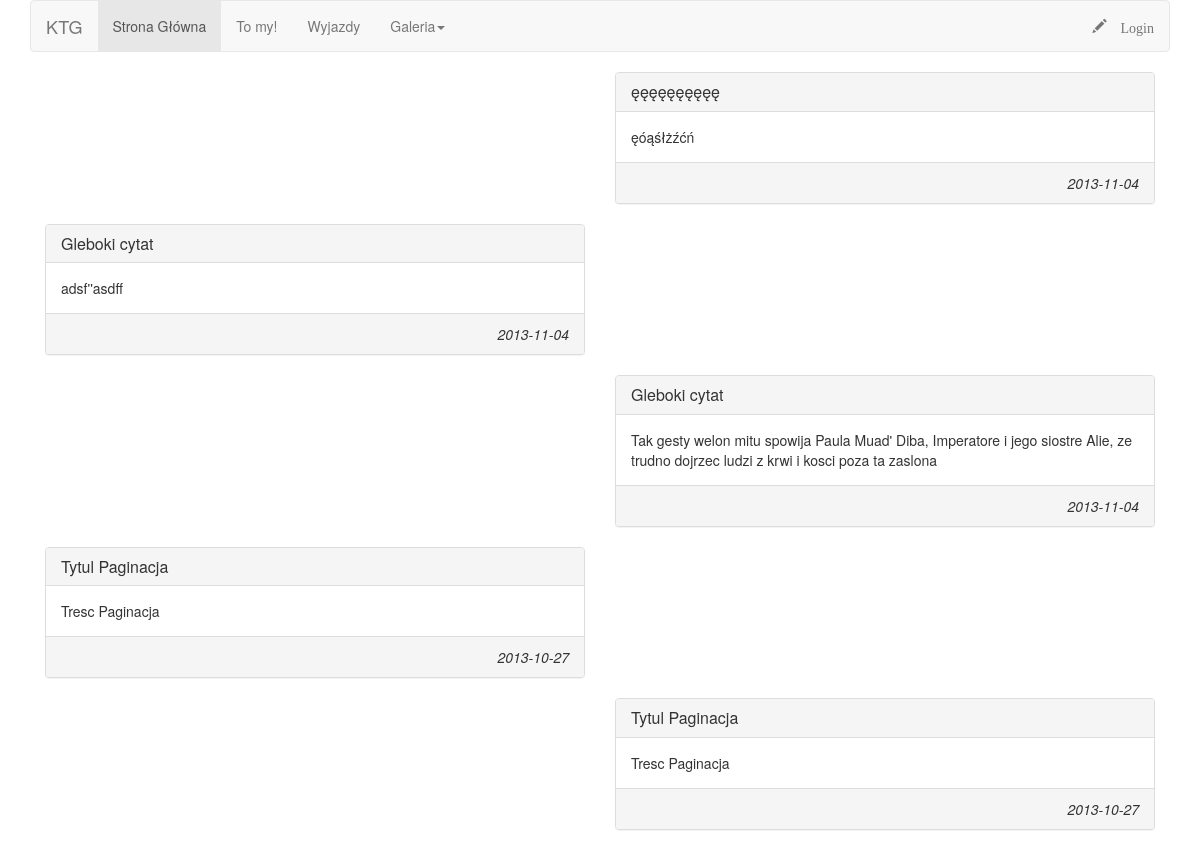
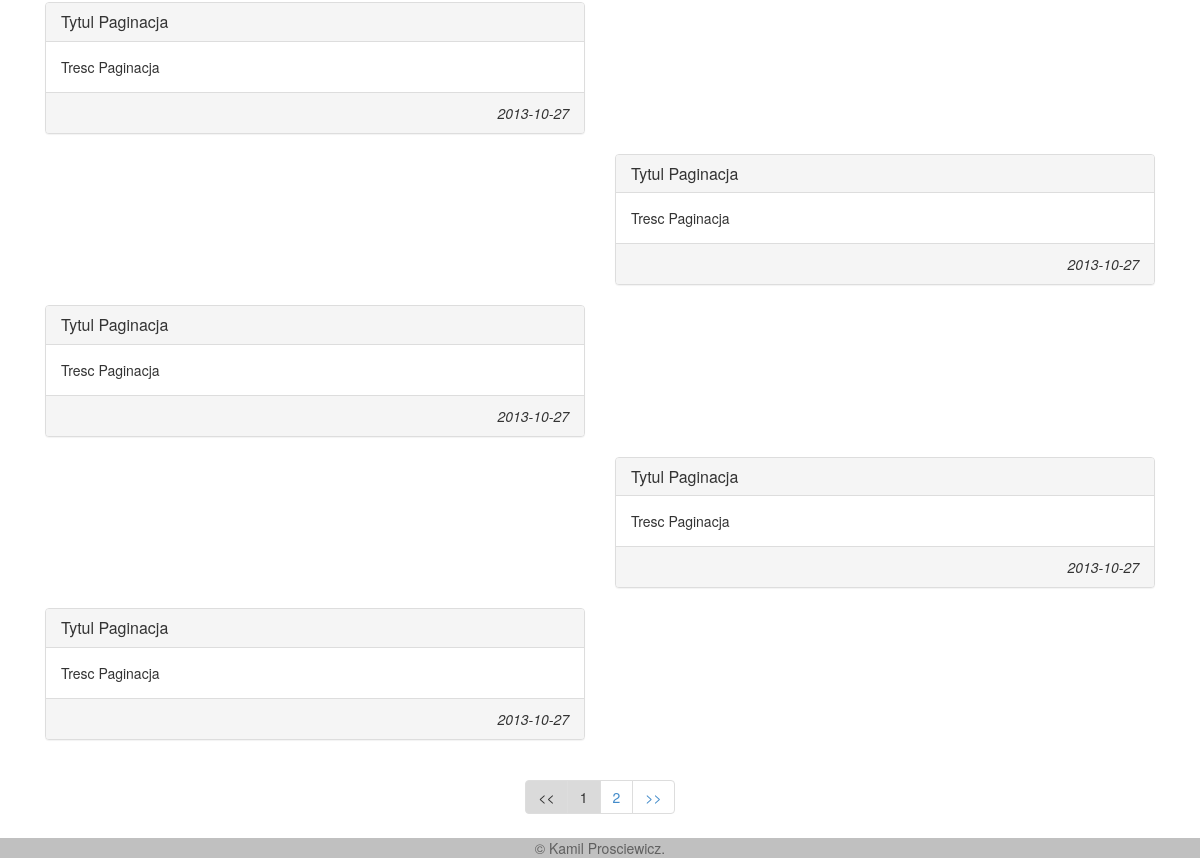
Before: / with the older database file (2 pictures, top to bottom).
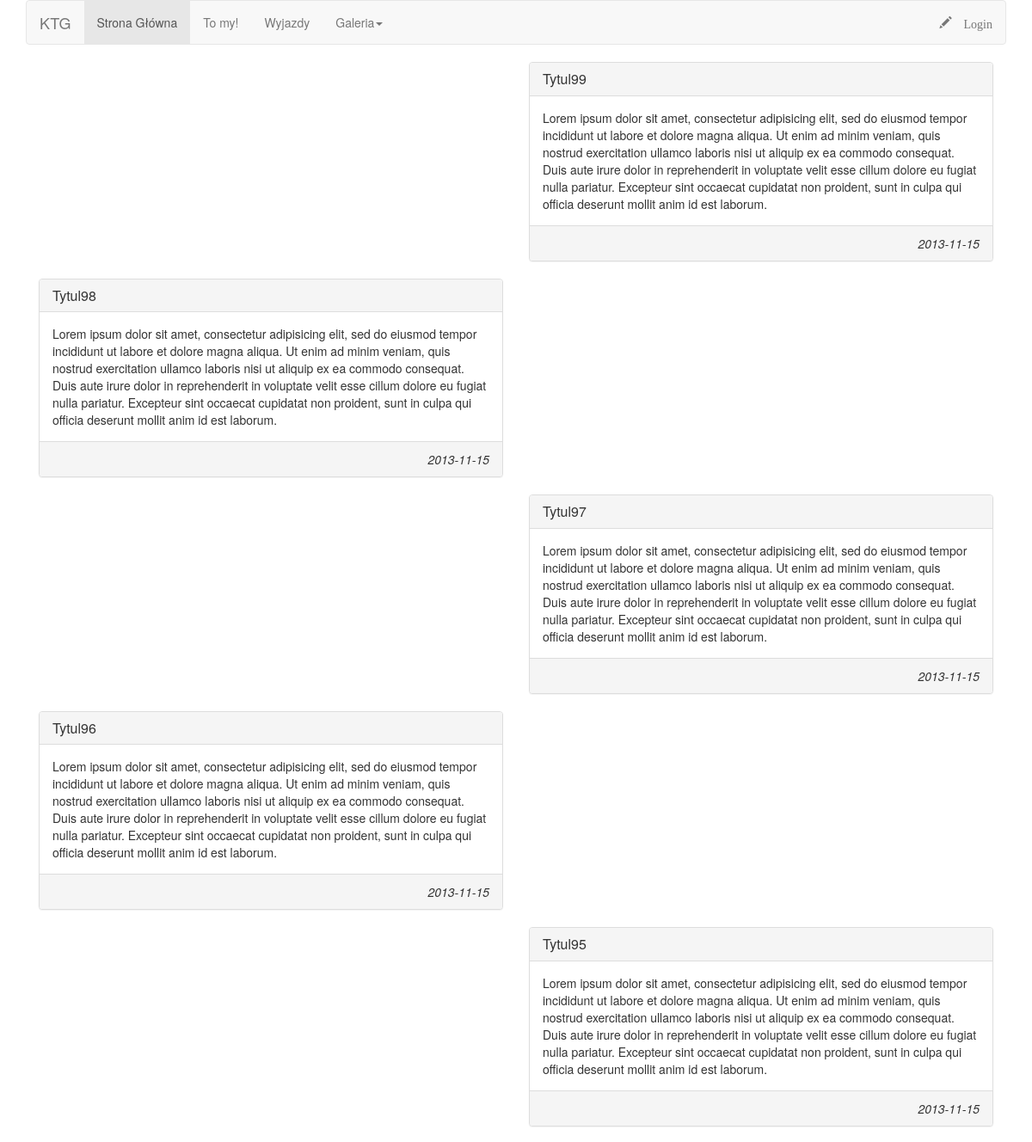
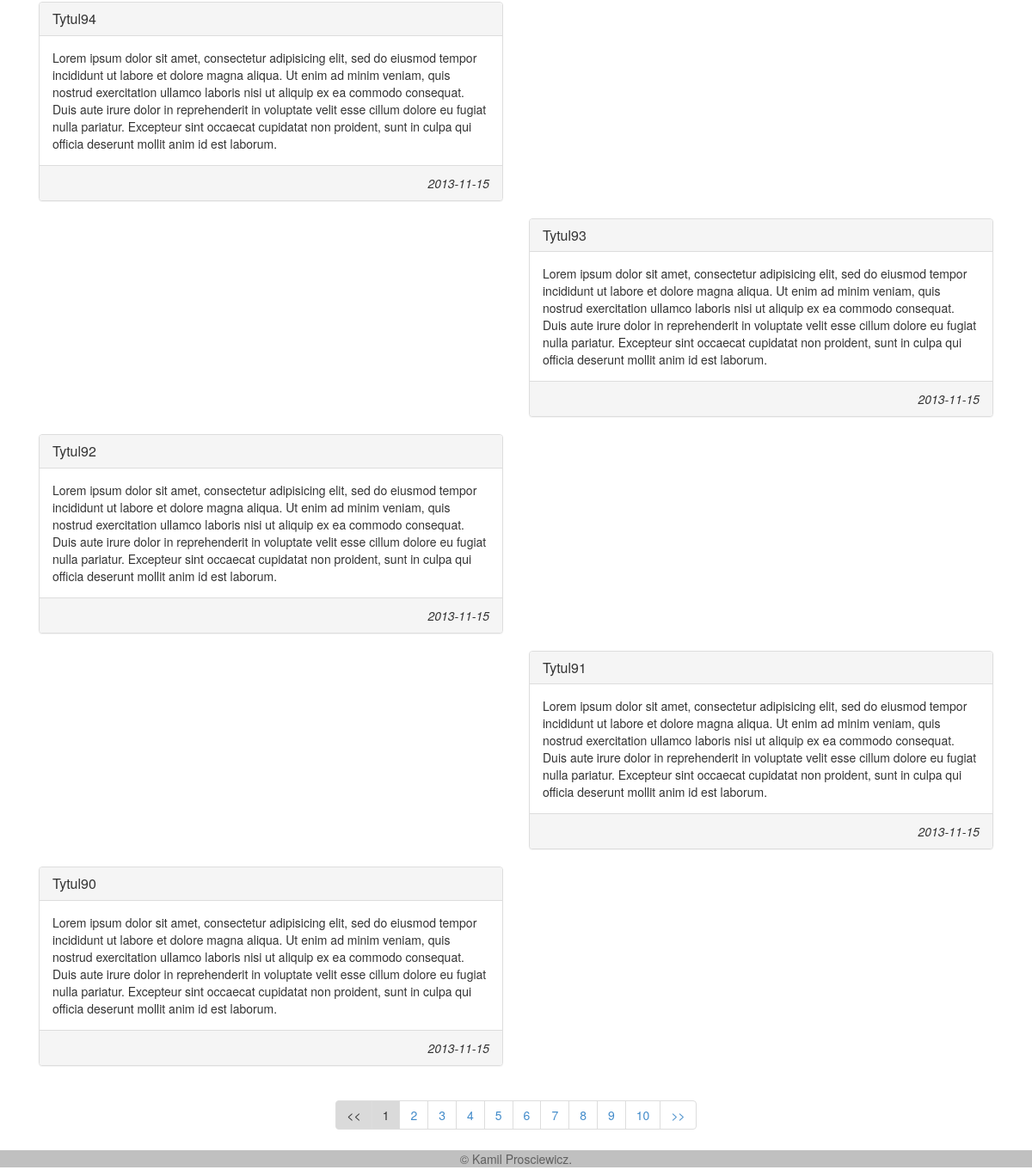
After: the same page with the newer database file (2 pictures, top to bottom).
### tables this page shows
CREATE TABLE IF NOT EXISTS `posts` (
  `id` int(10) unsigned NOT NULL AUTO_INCREMENT,
  `tytul` text NOT NULL,
  `tresc` text NOT NULL,
  `created` date NOT NULL,
  PRIMARY KEY (`id`)
);

### index.php (the view, shortened to what this page needs)
<?php
require 'dbConn.inc.php';
?>
<!DOCTYPE html>
<html lang="en">
  <head>
    <link href="bootstrap/dist/css/bootstrap.css" rel="stylesheet">
    <link href="style.css" rel="stylesheet">
  </head>
  <body>
    <div class="container">
    <?php require 'header.php'; ?>
	<?php
	$tbl_name="posts";
	$adjacents = 2;
	$zapytanie = $pdo->query("SELECT * FROM posts");
    $total_pages = $zapytanie->rowCount();
	$targetpage = "index.php";
	$limit = 10;
	$page = $_GET['page'];
	if($page)
		$start = ($page - 1) * $limit;
	else
		$start = 0;
	$posts = $pdo->query("SELECT * FROM $tbl_name ORDER BY id DESC LIMIT $start, $limit");
	$prev = $page - 1;
	$next = $page + 1;
	$lastpage = ceil($total_pages/$limit);
	$pagination = "";
	if($lastpage > 1)
	{
		$pagination .= "<ul class=\"pagination\">";
		if ($page > 1)
			$pagination.= "<li><a href=\"$targetpage?page=$prev\"> << </a></li>";
		else
			$pagination.= "<li><span class=\"disabled\"> << </span></li>";
		if ($lastpage < 7 + ($adjacents * 2))
		{
			for ($counter = 1; $counter <= $lastpage; $counter++)
			{
				if ($counter == $page)
					$pagination.= "<li><span class=\"current\">$counter</span></li>";
				else
					$pagination.= "<li><a href=\"$targetpage?page=$counter\">$counter</a></li>";
			}
		}
		if ($page < $counter - 1)
			$pagination.= "<li><a href=\"$targetpage?page=$next\"> >> </a></li>";
		else
			$pagination.= "<li><span class=\"disabled\"> >> </span></li>";
		$pagination.= "</ul>\n";
	}
?>
	<?php
		$licznik = 0;
		foreach($posts->fetchAll() as $row){
	            echo '<div id = "row">';
	            if ($licznik%2==1) {
	              echo '<div class="col-md-6">';
	            }else{
	              echo '<div class="col-md-6 col-md-offset-6">';
	            }
	            echo '<div class="panel panel-default">';
	            echo  '<div class="panel-heading">';
	            echo   '<h3 class="panel-title">'.stripslashes($row['tytul']).'</h3>';
	            echo  '</div>';
	            echo  '<div class="panel-body">';
	            echo    stripslashes($row['tresc'].'<br>');
	            echo  '</div>';
	            echo  '<div class="panel-footer">';
	            echo    '<div class = "created"><i>'.$row['created'].'</i></div>';
	            echo  '</div>';
	            echo  '</div>';
	            echo  '</div>';
	            echo '</div>';
	            $licznik++;
	        }
	?>
</div>
	<?php echo '<center>'.$pagination.'</center>'; ?>
    <?php require 'footer.php'; ?>
  </body>
</html>

Changed rows visible on the page:
no longer on this page (row edited): posts: tytul "ęęęęęęęęęę", tresc "ęóąśłżźćń", created "2013-11-04"
no longer on this page (row edited): posts: tytul "Gleboki cytat", tresc "adsf''asdff", created "2013-11-04"
no longer on this page (row edited): posts: tytul "Gleboki cytat", tresc "Tak gesty welon mitu spowija Paula Muad' Diba, Imperatore i jego siostre Alie, ze trudno dojrzec ludzi z krwi i kosci poza ta zaslona", created "2013-11-04"
no longer on this page (row edited): posts: tytul "Tytul Paginacja", tresc "Tresc Paginacja", created "2013-10-27"
no longer on this page (row edited): posts: tytul "Tytul Paginacja", tresc "Tresc Paginacja", created "2013-10-27"
no longer on this page (row edited): posts: tytul "Tytul Paginacja", tresc "Tresc Paginacja", created "2013-10-27"
no longer on this page (row edited): posts: tytul "Tytul Paginacja", tresc "Tresc Paginacja", created "2013-10-27"
no longer on this page (row edited): posts: tytul "Tytul Paginacja", tresc "Tresc Paginacja", created "2013-10-27"
no longer on this page (row edited): posts: tytul "Tytul Paginacja", tresc "Tresc Paginacja", created "2013-10-27"
no longer on this page (row edited): posts: tytul "Tytul Paginacja", tresc "Tresc Paginacja", created "2013-10-27"
added posts: tytul "Tytul99", tresc "Lorem ipsum dolor sit amet, consectetur adipisicing elit, sed do eiusmod tempor incididunt ut labore et dolore magna aliqua. Ut enim ad minim veniam, quis nostrud exercitation ullamco laboris nisi ut aliquip ex ea commodo consequat. Duis aute irure dolor in reprehenderit in voluptate velit esse cillum dolore eu fugiat nulla pariatur. Excepteur sint occaecat cupidatat non proident, sunt in culpa qui officia deserunt mollit anim id est laborum.", created "2013-11-15"
added posts: tytul "Tytul98", tresc "Lorem ipsum dolor sit amet, consectetur adipisicing elit, sed do eiusmod tempor incididunt ut labore et dolore magna aliqua. Ut enim ad minim veniam, quis nostrud exercitation ullamco laboris nisi ut aliquip ex ea commodo consequat. Duis aute irure dolor in reprehenderit in voluptate velit esse cillum dolore eu fugiat nulla pariatur. Excepteur sint occaecat cupidatat non proident, sunt in culpa qui officia deserunt mollit anim id est laborum.", created "2013-11-15"
added posts: tytul "Tytul97", tresc "Lorem ipsum dolor sit amet, consectetur adipisicing elit, sed do eiusmod tempor incididunt ut labore et dolore magna aliqua. Ut enim ad minim veniam, quis nostrud exercitation ullamco laboris nisi ut aliquip ex ea commodo consequat. Duis aute irure dolor in reprehenderit in voluptate velit esse cillum dolore eu fugiat nulla pariatur. Excepteur sint occaecat cupidatat non proident, sunt in culpa qui officia deserunt mollit anim id est laborum.", created "2013-11-15"
added posts: tytul "Tytul96", tresc "Lorem ipsum dolor sit amet, consectetur adipisicing elit, sed do eiusmod tempor incididunt ut labore et dolore magna aliqua. Ut enim ad minim veniam, quis nostrud exercitation ullamco laboris nisi ut aliquip ex ea commodo consequat. Duis aute irure dolor in reprehenderit in voluptate velit esse cillum dolore eu fugiat nulla pariatur. Excepteur sint occaecat cupidatat non proident, sunt in culpa qui officia deserunt mollit anim id est laborum.", created "2013-11-15"
added posts: tytul "Tytul95", tresc "Lorem ipsum dolor sit amet, consectetur adipisicing elit, sed do eiusmod tempor incididunt ut labore et dolore magna aliqua. Ut enim ad minim veniam, quis nostrud exercitation ullamco laboris nisi ut aliquip ex ea commodo consequat. Duis aute irure dolor in reprehenderit in voluptate velit esse cillum dolore eu fugiat nulla pariatur. Excepteur sint occaecat cupidatat non proident, sunt in culpa qui officia deserunt mollit anim id est laborum.", created "2013-11-15"
added posts: tytul "Tytul94", tresc "Lorem ipsum dolor sit amet, consectetur adipisicing elit, sed do eiusmod tempor incididunt ut labore et dolore magna aliqua. Ut enim ad minim veniam, quis nostrud exercitation ullamco laboris nisi ut aliquip ex ea commodo consequat. Duis aute irure dolor in reprehenderit in voluptate velit esse cillum dolore eu fugiat nulla pariatur. Excepteur sint occaecat cupidatat non proident, sunt in culpa qui officia deserunt mollit anim id est laborum.", created "2013-11-15"
added posts: tytul "Tytul93", tresc "Lorem ipsum dolor sit amet, consectetur adipisicing elit, sed do eiusmod tempor incididunt ut labore et dolore magna aliqua. Ut enim ad minim veniam, quis nostrud exercitation ullamco laboris nisi ut aliquip ex ea commodo consequat. Duis aute irure dolor in reprehenderit in voluptate velit esse cillum dolore eu fugiat nulla pariatur. Excepteur sint occaecat cupidatat non proident, sunt in culpa qui officia deserunt mollit anim id est laborum.", created "2013-11-15"
added posts: tytul "Tytul92", tresc "Lorem ipsum dolor sit amet, consectetur adipisicing elit, sed do eiusmod tempor incididunt ut labore et dolore magna aliqua. Ut enim ad minim veniam, quis nostrud exercitation ullamco laboris nisi ut aliquip ex ea commodo consequat. Duis aute irure dolor in reprehenderit in voluptate velit esse cillum dolore eu fugiat nulla pariatur. Excepteur sint occaecat cupidatat non proident, sunt in culpa qui officia deserunt mollit anim id est laborum.", created "2013-11-15"
added posts: tytul "Tytul91", tresc "Lorem ipsum dolor sit amet, consectetur adipisicing elit, sed do eiusmod tempor incididunt ut labore et dolore magna aliqua. Ut enim ad minim veniam, quis nostrud exercitation ullamco laboris nisi ut aliquip ex ea commodo consequat. Duis aute irure dolor in reprehenderit in voluptate velit esse cillum dolore eu fugiat nulla pariatur. Excepteur sint occaecat cupidatat non proident, sunt in culpa qui officia deserunt mollit anim id est laborum.", created "2013-11-15"
added posts: tytul "Tytul90", tresc "Lorem ipsum dolor sit amet, consectetur adipisicing elit, sed do eiusmod tempor incididunt ut labore et dolore magna aliqua. Ut enim ad minim veniam, quis nostrud exercitation ullamco laboris nisi ut aliquip ex ea commodo consequat. Duis aute irure dolor in reprehenderit in voluptate velit esse cillum dolore eu fugiat nulla pariatur. Excepteur sint occaecat cupidatat non proident, sunt in culpa qui officia deserunt mollit anim id est laborum.", created "2013-11-15"
Other visible differences:
new list line: "3"
new list line: "4"
new list line: "5"
new list line: "6"
new list line: "7"
new list line: "8"
new list line: "9"
new list line: "10"
